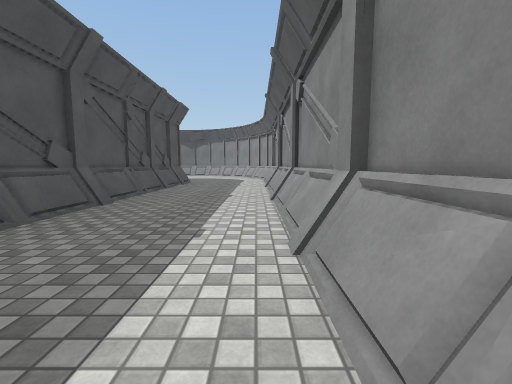
View 1 (above)

16 first-person views from a walk through a scene from a Unity 3-D project. The camera is 1.2 m above the floor, tilts 6° down and sees 90° across. The floor is counted in squares, 2 m on a side. Each view is taken from the middle of a square. On the plan, view 1 faces up. The plan holds only what a view shows up to about 9 squares ahead; the rest is blank. The place goes on beyond the plan. The player is left out. Surface patterns are stand-ins for the level's own textures.

View 2
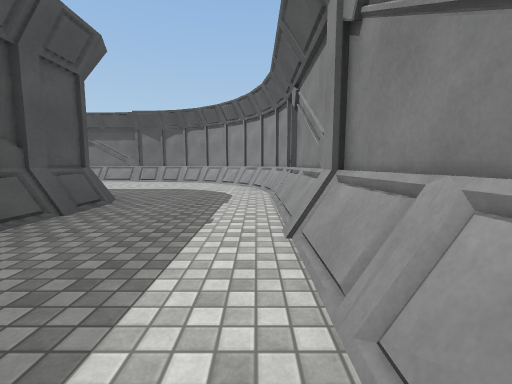

View 3
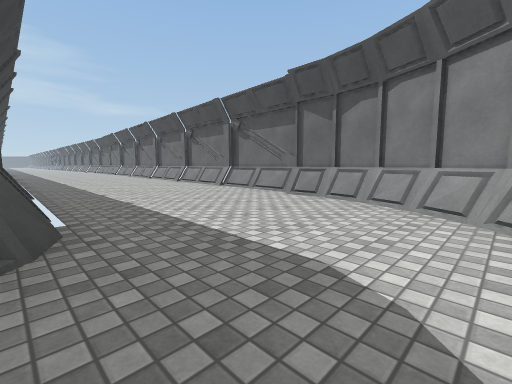

View 4
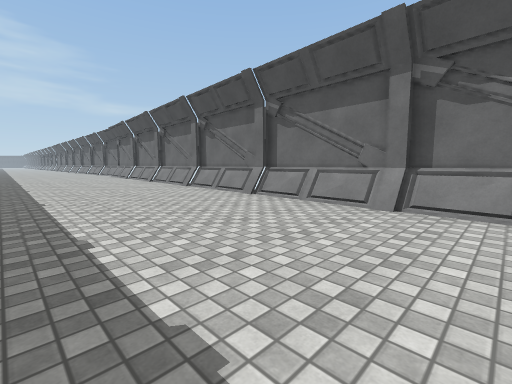

View 5
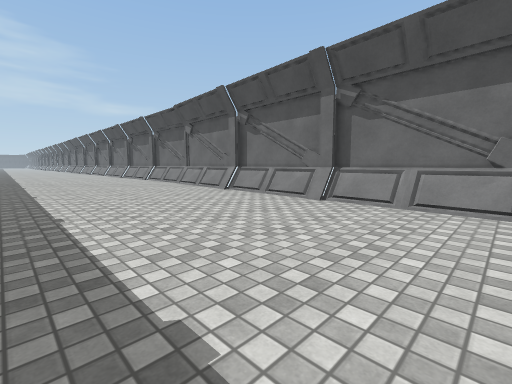

View 6
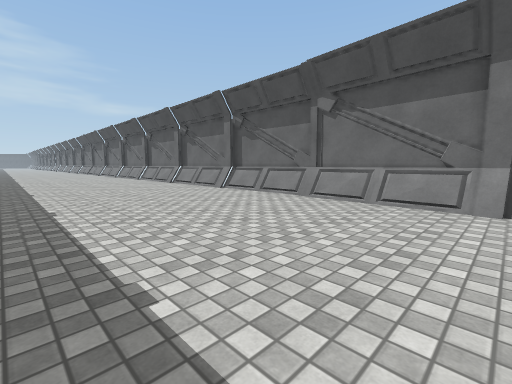

View 7
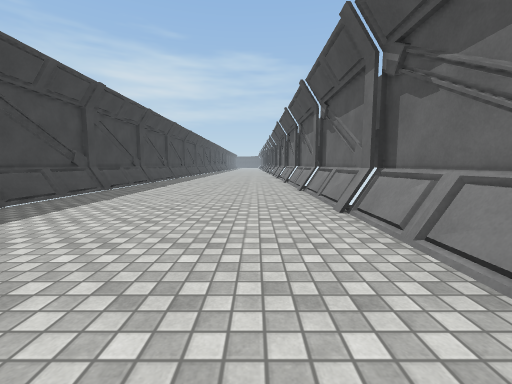

View 8
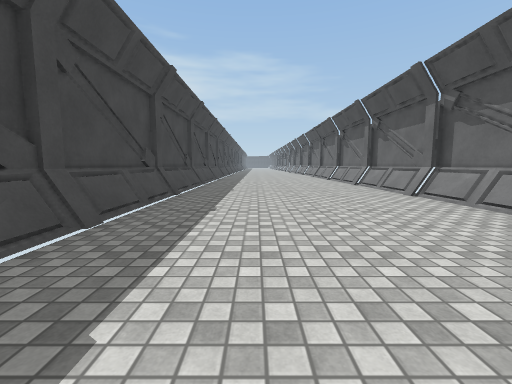

View 9
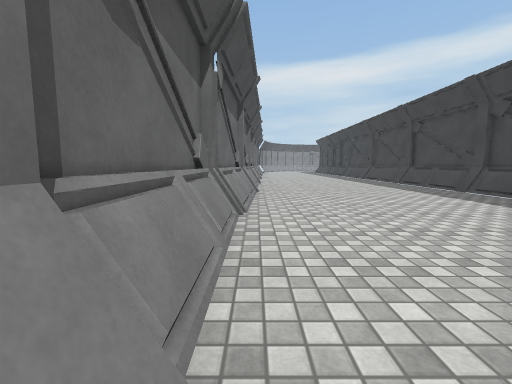

View 10
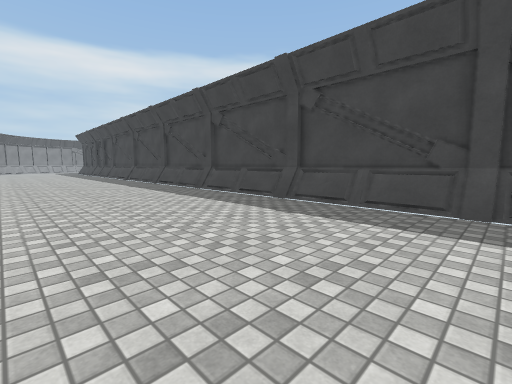

View 11
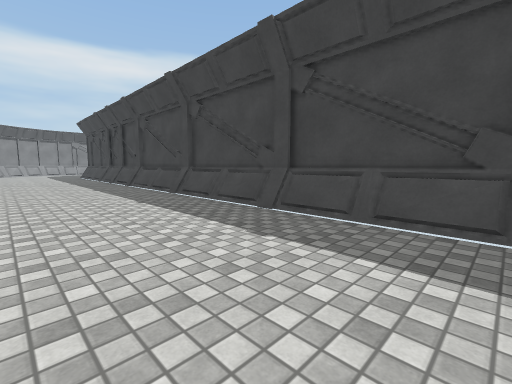

View 12
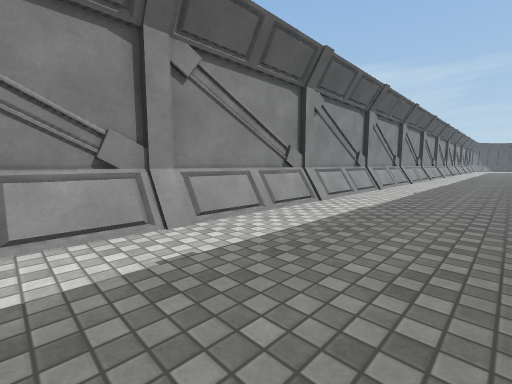

View 13
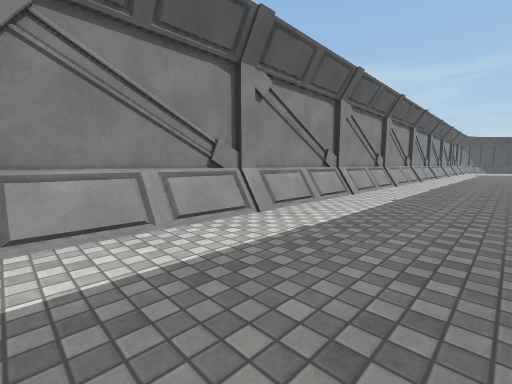

View 14
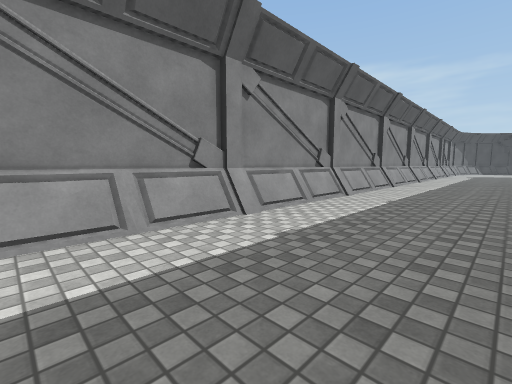

View 15
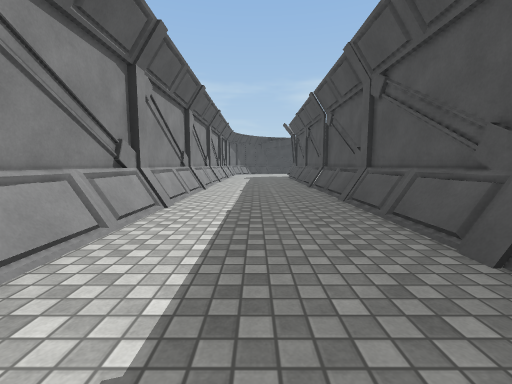

View 16
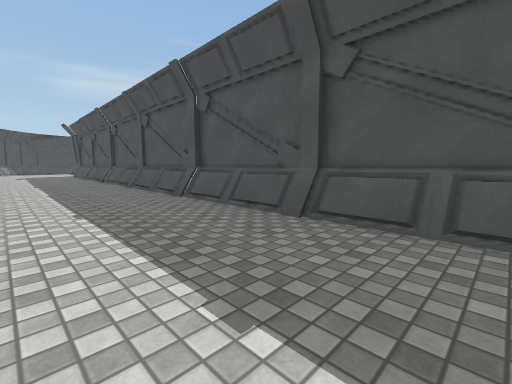

### Floor plan
Key: @ floor where view 1 was taken; # wall or solid block; . floor; O other object.
Columns run from 32 left of view 1 to 1 right of it. Each row starts with its distance up from view 1.
 16 ##############
 15 #.##........###################
 14 ..............................##
 13 ...............................##
 12 ................................##
 11 .................................#
 10 ############################OO...#
  9                              O...#
  8                              #...#
  7                              #...#
  6                              #...#
  5                              #...#
  4                              #...#
  3                              #...#
  2                               ...#
  1                               ...#
  0                               ..@#
 -1                               ...#
 -2                               ...#
 -3                               ...#
 -4                               ...#
 -5                               ...#
 -6                               ...#
 -7                               ...#
 -8                              #...#
 -9                              #...#
-10                              #...#
-11                              #...#
-12                              #...#
-13                              #...#
-14                              #...#
-15                              #...#
-16                              #...#
-17                              #...#
-18                              #...#
-19                              #...#
-20                              #...#

Positions as (right, up) in squares from view 1, and headings:
1: (0, 0), facing up
2: (0, 5), facing up
3: (-1, 10), facing up-left
4: (-6, 11), facing up-left
5: (-13, 11), facing up-left
6: (-18, 11), facing up-left
7: (-23, 14), facing left
8: (-24, 12), facing left
9: (-24, 15), facing right
10: (-24, 14), facing down-right
11: (-18, 13), facing down-right
12: (-2, 3), facing down-right
13: (-2, -4), facing down-right
14: (-2, -7), facing down-right
15: (-1, -11), facing down
16: (0, -8), facing down-left
